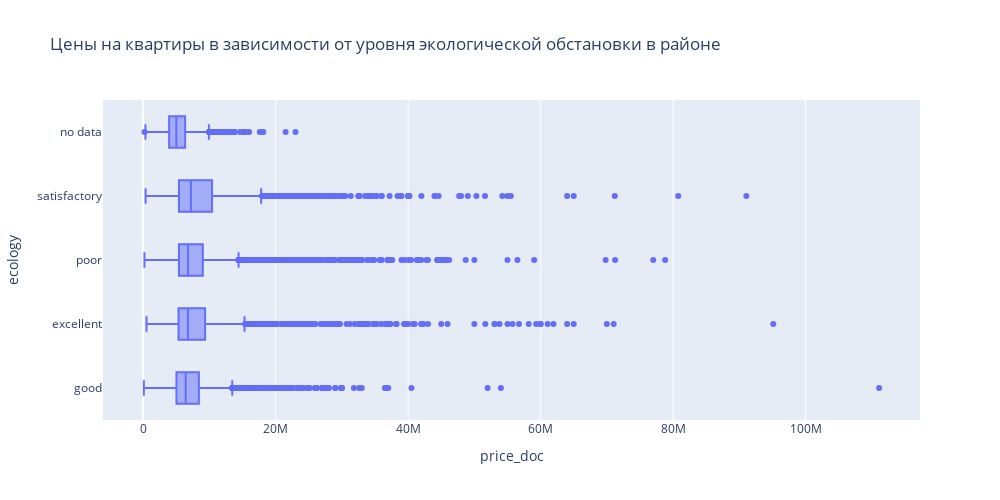

The cell this chart's notebook holds for it:
### Markdown cell above
* Влияет ли уровень экологической обстановки в районе на цену квартиры можно заметить из коробчатой диаграммы цен на квартиры (price_doc) в зависимости от уровня экологической обстановки в районе (ecology):

### Code cell
import plotly.express as px

sber_data_price_doc_ecology = px.box(
    data_frame=sber_data,
    y = 'ecology',
    x = 'price_doc',
    orientation = 'h',
    height=500,
    width=1000,
    title = 'Цены на квартиры в зависимости от уровня экологической обстановки в районе'
)
sber_data_price_doc_ecology.show()

### Figure 1 — Plotly figure (JSON) as saved in the notebook; plotly's stock layout.template omitted (floating-point values rounded to 4 significant figures; data arrays with more than 128 entries replaced by an {"elided": "..."} marker saying what was removed)
{"data": [{"alignmentgroup": "True", "hovertemplate": "price_doc=%{x}<br>ecology=%{y}<extra></extra>", "legendgroup": "", "marker": {"color": "#636efa"}, "name": "", "notched": false, "offsetgroup": "", "orientation": "h", "showlegend": false, "type": "box", "x": {"elided": "30471 int values"}, "x0": " ", "xaxis": "x", "y": {"elided": "30471 str values"}, "y0": " ", "yaxis": "y"}], "layout": {"boxmode": "group", "height": 500, "legend": {"tracegroupgap": 0}, "title": {"text": "Цены на квартиры в зависимости от уровня экологической обстановки в районе"}, "width": 1000, "xaxis": {"anchor": "y", "domain": [0, 1], "title": {"text": "price_doc"}}, "yaxis": {"anchor": "x", "domain": [0, 1], "title": {"text": "ecology"}}}}
